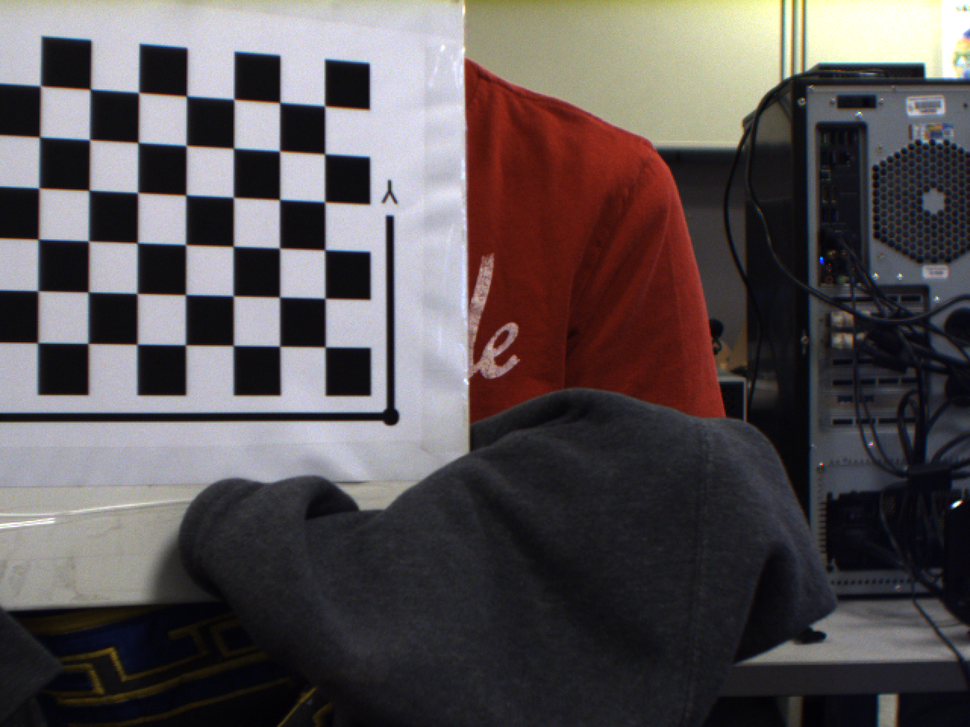
%> input picture test_imgs/13020556/000000029.ppm, 970 x 727 px, shrunk from 1280 x 960 before the run
$ octave --eval "result = preprocess_thermal(imread('test_imgs/13020556/000000029.ppm'));"   (GNU Octave 9; MATLAB toolbox functions it lacks are replaced by stand-ins)
%> lines starting %> are read from the running program, lines starting %| are printed output that depends on the picture
function [img_out] = preprocess_thermal(img, varargin)

%%%%
%Input:
%img, the image to process
%varargin:
%flip_flag Flip intensity value? In thermal, the black squares are hot (white).
%numIters = 10 Number of iterations for shape fitting and subtraction loop
%strel_sz=15 size of top hat filter. Large values are smoother, but weaker removal of nonuniform heating
%sharpen_amt = 0.8 Sharpening filter correction amount
%gamma_amt = 0.8 Gamma correction amount
%
%Output:
%img_out, the processed image
%
%Example call: img_out = preprocess_thermal(img, 1, 5, 20, 0.3, 1.2);
%


img_out = img;
%> img_out is the input picture: size 727x970x3 uint8; mean R, G, B 88.9, 82, 83.4
img_dbl = im2double(img);

%%%Parameters
flip_flag = 1; %Flip intensity value? In thermal, the black squares are hot (white).
numIters = 10; %Number of iterations for shape fitting and subtraction loop
strel_sz=15;   %size of top hat filter. Large values are smoother, but weaker removal of nonuniform heating
sharpen_amt = 0.8; %Sharpening filter correction amount
gamma_amt = 0.8; %Gamma correction amount
if(nargin == 2)
   varargin = varargin{1};
end
if(length(varargin) >= 1)
    flip_flag = varargin{1};
end
if(length(varargin) >= 2)
    numIters = varargin{2};
end
if(length(varargin) >= 3)
    strel_sz = varargin{3};
end
if(length(varargin) >= 4)
    sharpen_amt = varargin{4};
end
if(length(varargin) >= 5)
    gamma_amt = varargin{5};
end

%Segment out calibration board with Otsu's method
img_out = img_dbl;
level = graythresh(img_dbl);
%> level = 0.427
level = level -.05;
%> level = 0.377
bw_img = img_dbl;
bw_img(find(bw_img < level)) = 0;
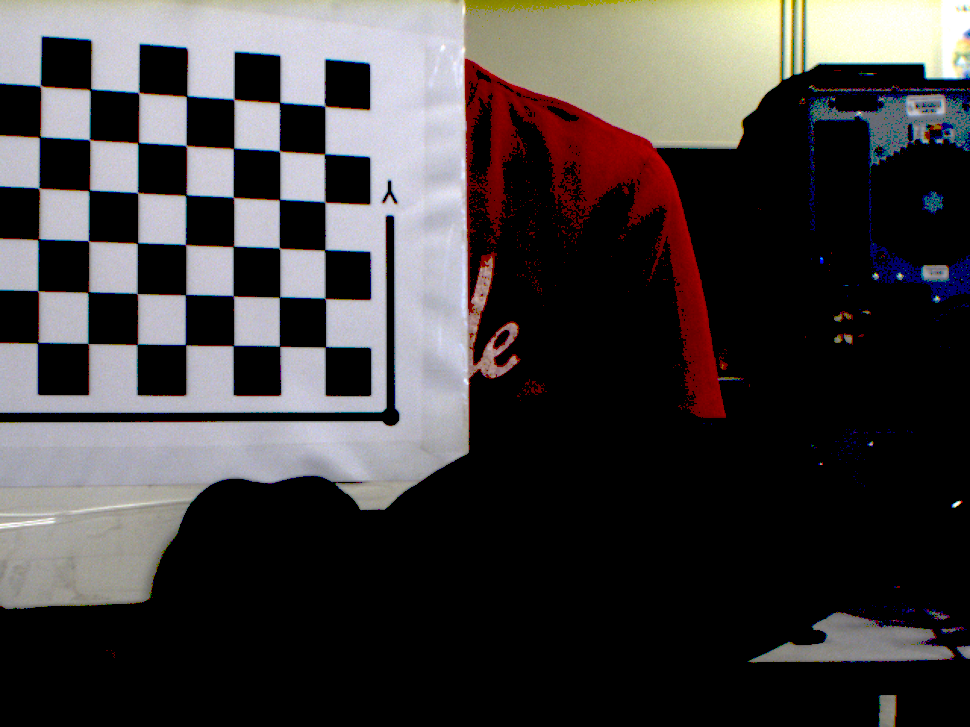
%> bw_img: size 727x970x3 double; mean R, G, B 0.264, 0.248, 0.249
bw_img(find(bw_img >= level)) = 1;
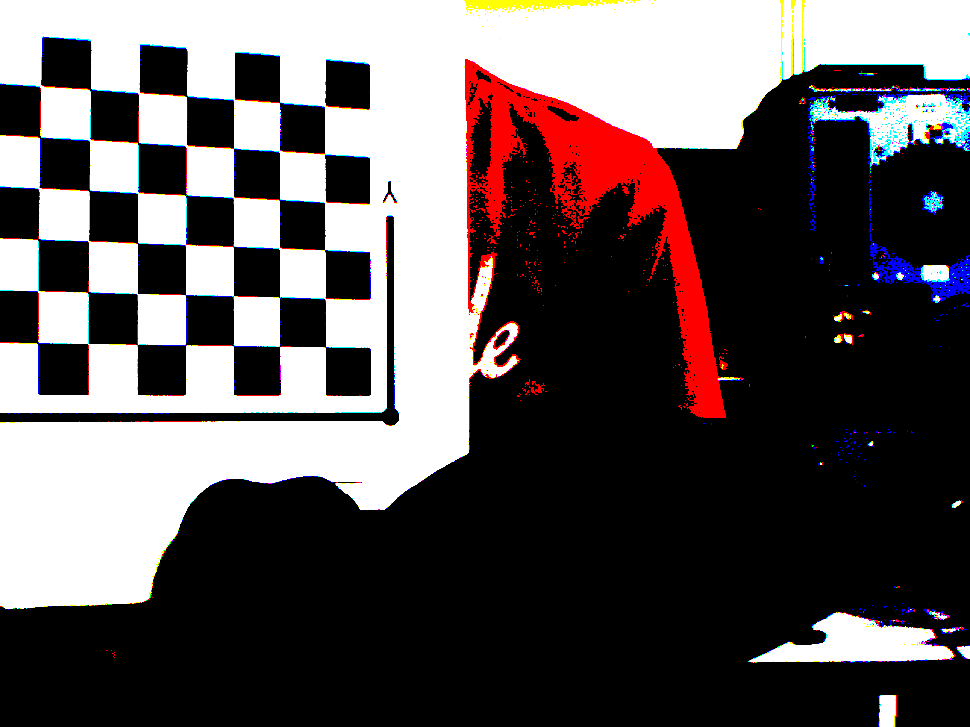
%> bw_img: size 727x970x3 double; mean R, G, B 0.374, 0.344, 0.347
CC = bwconncomp(bw_img);
%> CC = 422 connected components
[max_amt max_ind] = max(cellfun('length',CC.PixelIdxList));
%> max_amt = 709856; max_ind = 1
pixel_ind = CC.PixelIdxList{max_ind};
mask = zeros(size(img_dbl));
mask(pixel_ind) = 1;
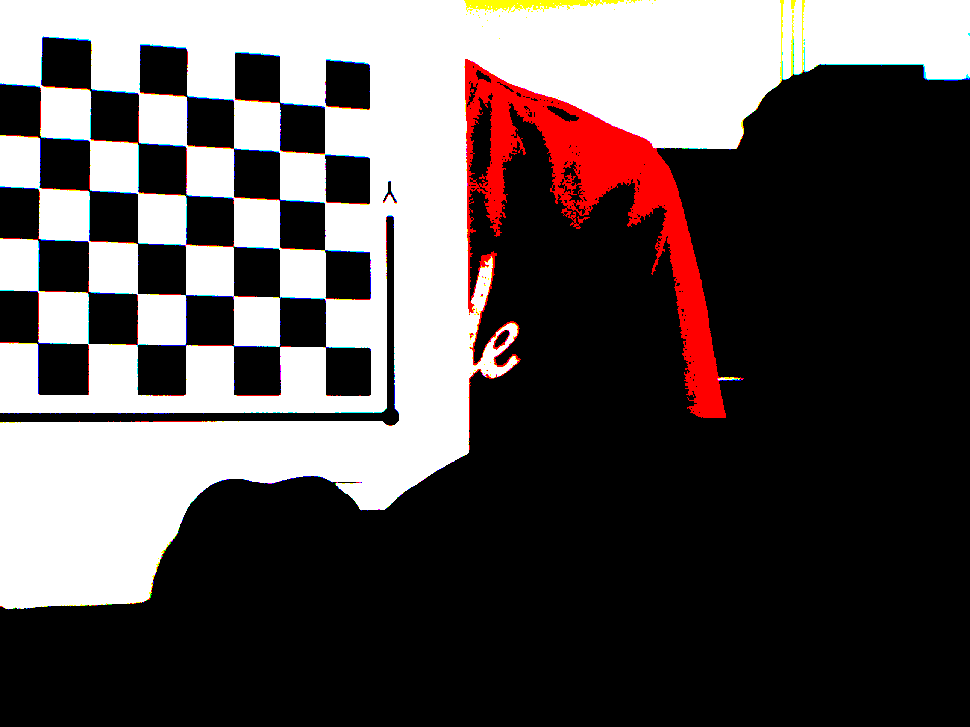
%> mask: size 727x970x3 double; mean R, G, B 0.356, 0.326, 0.324

%Iteratively subtract out fitted shape
for jj = 1:numIters
    img_msked = img_out.*mask;
    [y x] = ind2sub(size(img_msked), pixel_ind);
    z = img_msked(pixel_ind)';
    sf = fit([x(:), y(:)],z(:),'poly33');
    img_out(pixel_ind) = img_out(pixel_ind) - sf(x,y);
end
%> this loop made 1 pass
%> pass 1, in preprocess_thermal, `img_msked = img_out.*mask;`:
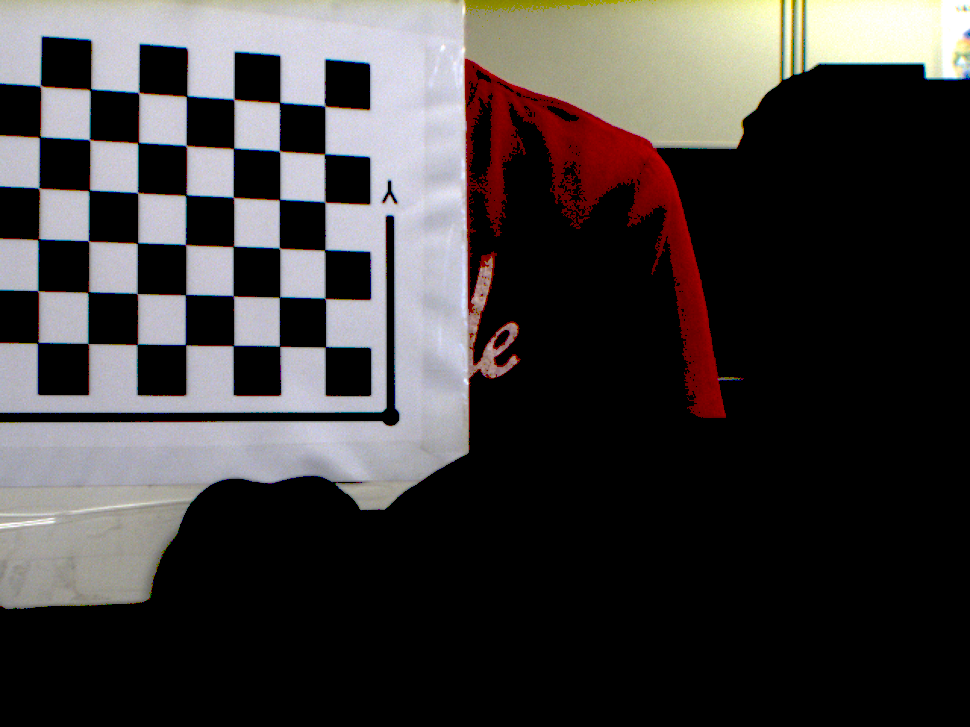
%> img_msked: size 727x970x3 double; mean R, G, B 0.256, 0.24, 0.239

%Top hat filter
img_out = imtophat(img_out.*mask,strel('disk', strel_sz));

%Normalization and Gamma correction
img_out = imadjust(img_out);
img_out = (img_out.^gamma_amt); img_out = img_out./max(img_out(:));

%Sharpen
img_out = imsharpen(img_out, 'Radius', 1, 'Amount', sharpen_amt);

%Flip the intensity
if(flip_flag)
    img_out(find(mask)) = 1 -img_out(find(mask));
end

end
%> (the run ends here)

$ run again, on test_imgs/13020556/000000044.ppm
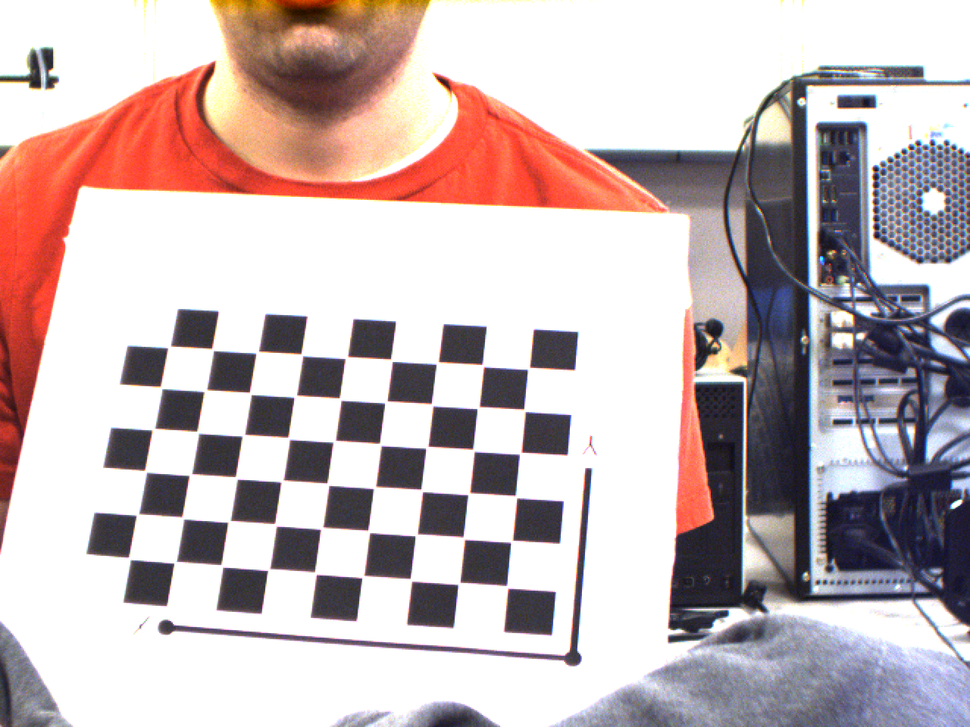
%> input picture test_imgs/13020556/000000044.ppm, 970 x 727 px, shrunk from 1280 x 960 before the run
%> in preprocess_thermal, img_out is the input picture: size 727x970x3 uint8; mean R, G, B 196.8, 181, 182
%> in preprocess_thermal, `level = graythresh(img_dbl);`: level = 0.639
%> in preprocess_thermal, `level = level -.05;`: level = 0.589
%> in preprocess_thermal, `bw_img(find(bw_img >= level)) = 1;`:
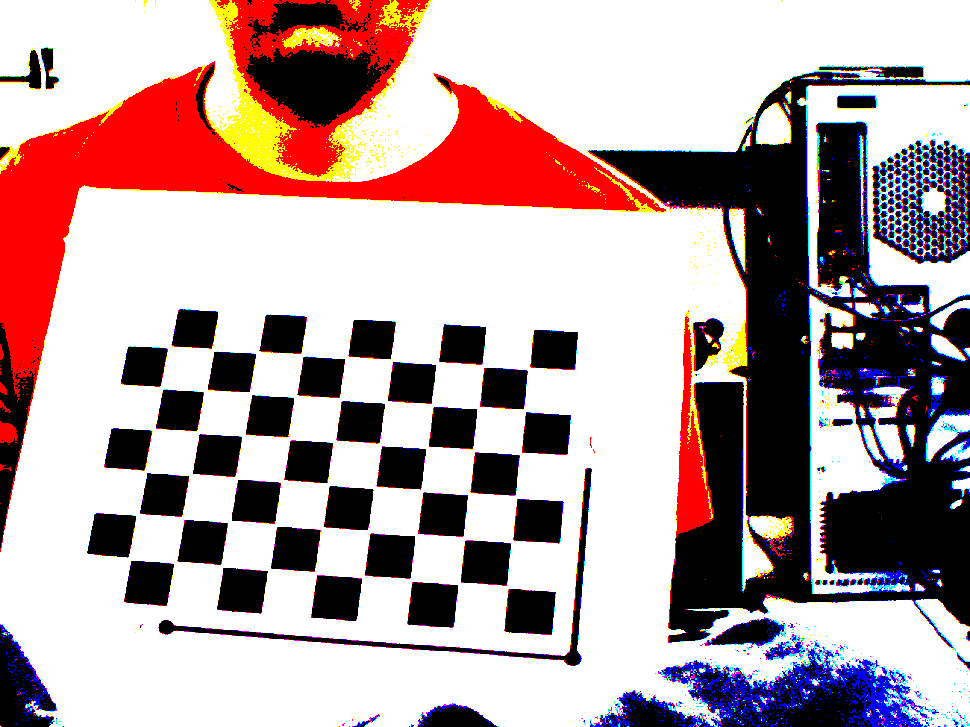
%> bw_img: size 727x970x3 double; mean R, G, B 0.716, 0.625, 0.63
%> CC = 632 connected components
%> max_amt = 1276560; max_ind = 1
%> the loop in preprocess_thermal, `for jj = 1:numIters` made 1 pass
%> pass 1, in preprocess_thermal, `img_msked = img_out.*mask;`:
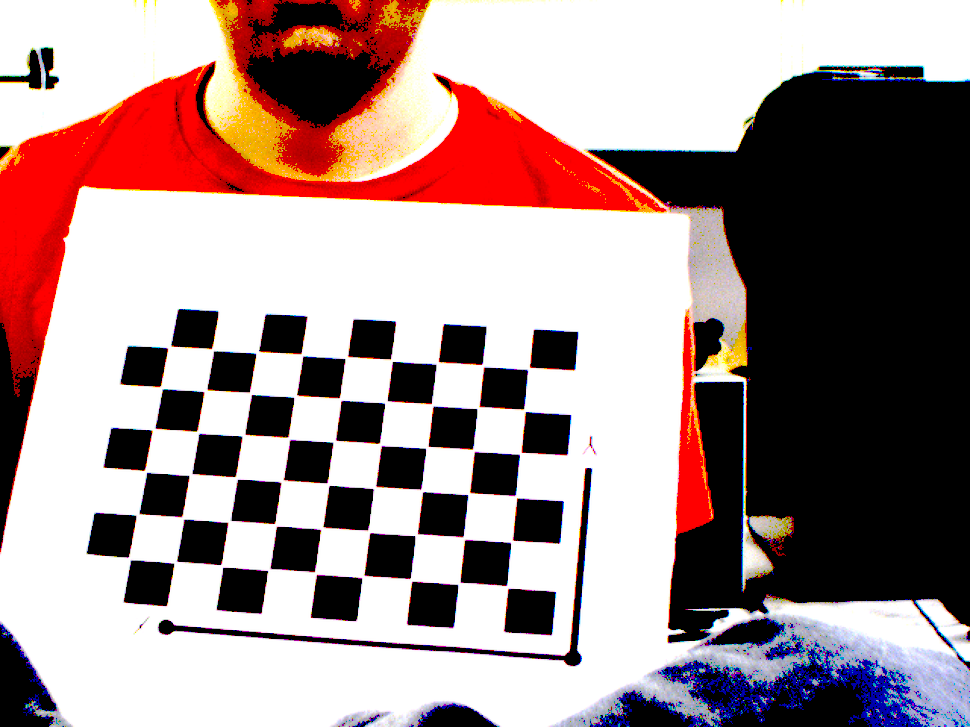
%> img_msked: size 727x970x3 double; mean R, G, B 0.643, 0.554, 0.553

$ run again, on test_imgs/13020556/000000062.ppm
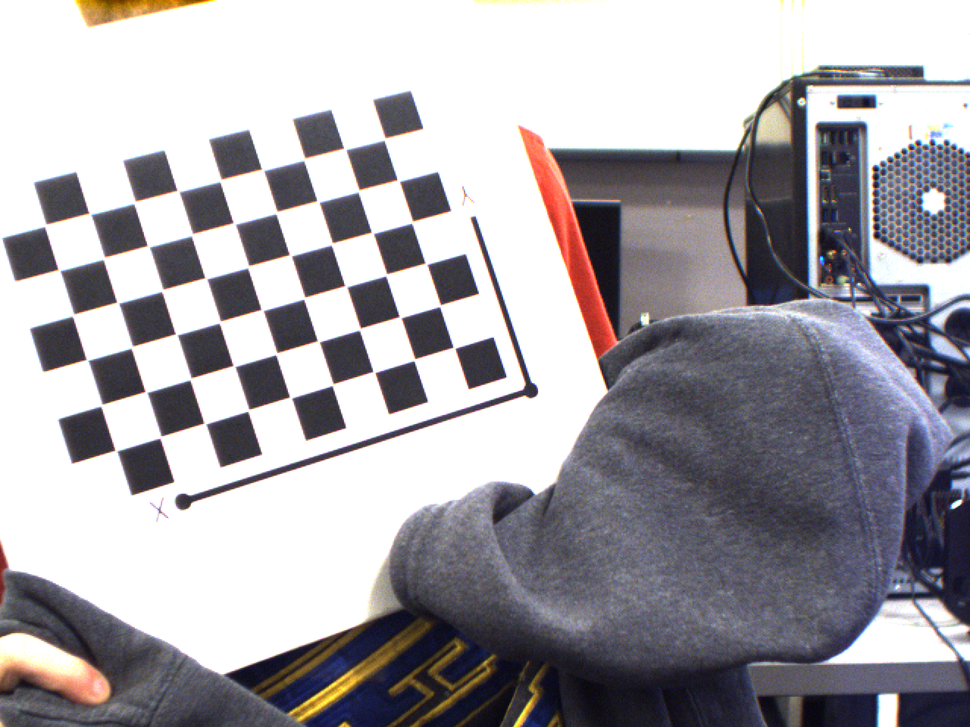
%> input picture test_imgs/13020556/000000062.ppm, 970 x 727 px, shrunk from 1280 x 960 before the run
%> in preprocess_thermal, img_out is the input picture: size 727x970x3 uint8; mean R, G, B 165, 162.1, 167.3
%> in preprocess_thermal, `level = graythresh(img_dbl);`: level = 0.647
%> in preprocess_thermal, `level = level -.05;`: level = 0.597
%> in preprocess_thermal, `bw_img(find(bw_img >= level)) = 1;`:
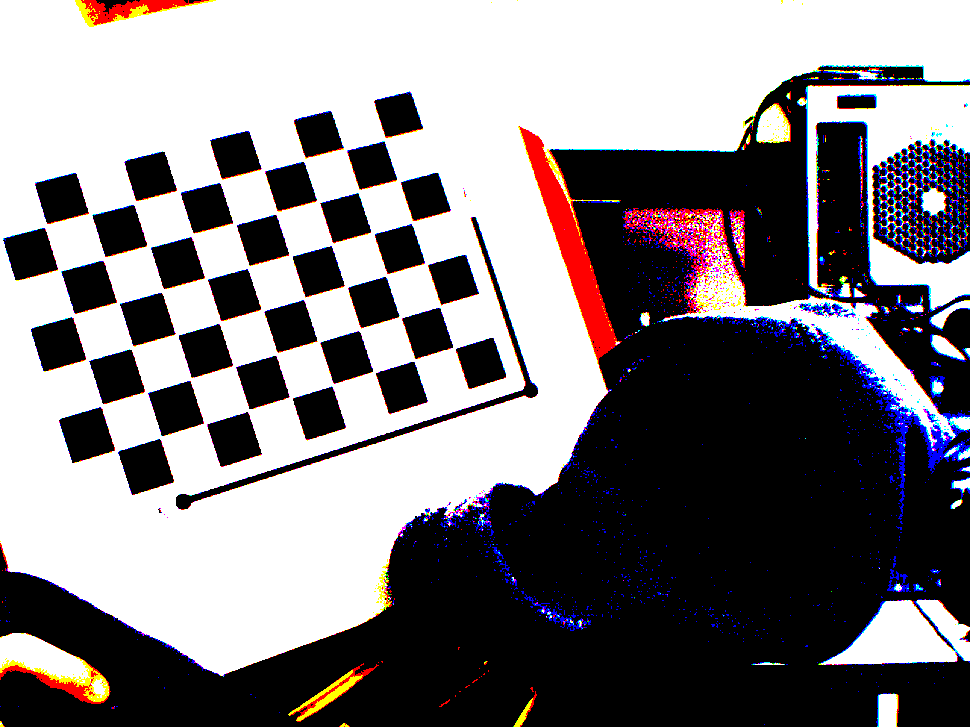
%> bw_img: size 727x970x3 double; mean R, G, B 0.517, 0.5, 0.511
%> CC = 1098 connected components
%> max_amt = 942991; max_ind = 1
%> the loop in preprocess_thermal, `for jj = 1:numIters` made 1 pass
%> pass 1, in preprocess_thermal, `img_msked = img_out.*mask;`:
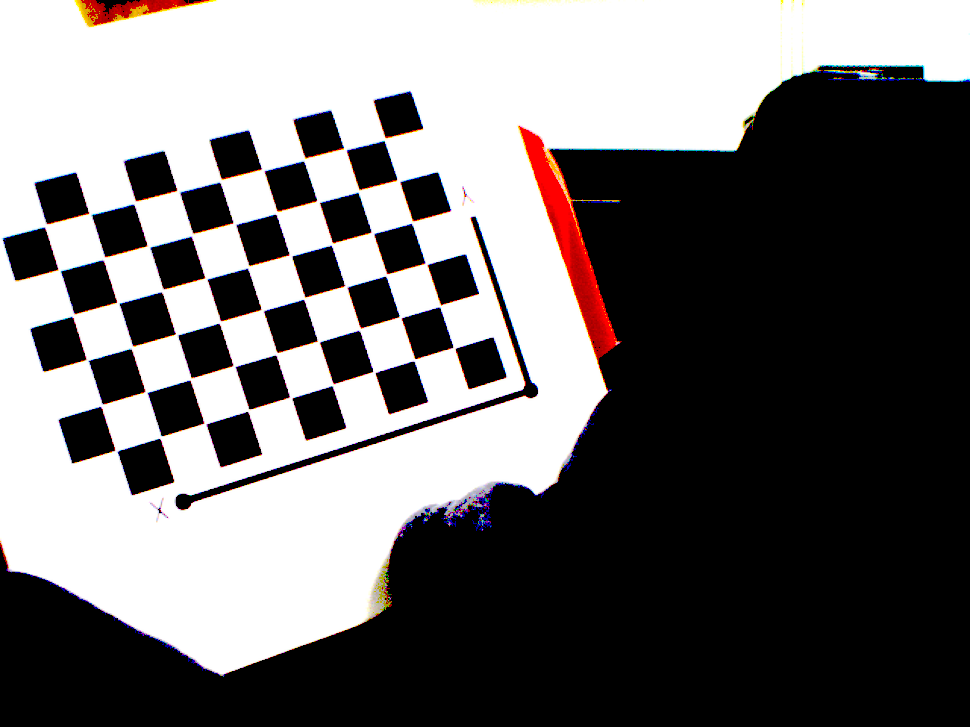
%> img_msked: size 727x970x3 double; mean R, G, B 0.448, 0.437, 0.438
